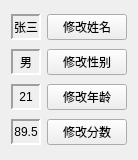
<?xml version="1.0" encoding="UTF-8"?>
<ui version="4.0">
 <class>inputDiglog</class>
 <widget class="QWidget" name="inputDiglog">
  <property name="geometry">
   <rect>
    <x>0</x>
    <y>0</y>
    <width>138</width>
    <height>160</height>
   </rect>
  </property>
  <property name="windowTitle">
   <string>Form</string>
  </property>
  <layout class="QGridLayout" name="gridLayout">
   <item row="0" column="0">
    <widget class="QLabel" name="labelName">
     <property name="frameShape">
      <enum>QFrame::Panel</enum>
     </property>
     <property name="frameShadow">
      <enum>QFrame::Sunken</enum>
     </property>
     <property name="lineWidth">
      <number>2</number>
     </property>
     <property name="text">
      <string>张三</string>
     </property>
     <property name="alignment">
      <set>Qt::AlignCenter</set>
     </property>
    </widget>
   </item>
   <item row="0" column="1">
    <widget class="QPushButton" name="pushButton_ChangeName">
     <property name="text">
      <string>修改姓名</string>
     </property>
    </widget>
   </item>
   <item row="1" column="0">
    <widget class="QLabel" name="labelSex">
     <property name="frameShape">
      <enum>QFrame::Panel</enum>
     </property>
     <property name="frameShadow">
      <enum>QFrame::Sunken</enum>
     </property>
     <property name="lineWidth">
      <number>2</number>
     </property>
     <property name="text">
      <string>男</string>
     </property>
     <property name="alignment">
      <set>Qt::AlignCenter</set>
     </property>
    </widget>
   </item>
   <item row="1" column="1">
    <widget class="QPushButton" name="pushButton_ChangeSex">
     <property name="text">
      <string>修改性别</string>
     </property>
    </widget>
   </item>
   <item row="2" column="0">
    <widget class="QLabel" name="labelAge">
     <property name="frameShape">
      <enum>QFrame::Panel</enum>
     </property>
     <property name="frameShadow">
      <enum>QFrame::Sunken</enum>
     </property>
     <property name="lineWidth">
      <number>2</number>
     </property>
     <property name="text">
      <string>21</string>
     </property>
     <property name="alignment">
      <set>Qt::AlignCenter</set>
     </property>
    </widget>
   </item>
   <item row="2" column="1">
    <widget class="QPushButton" name="pushButton_ChangeAge">
     <property name="text">
      <string>修改年龄</string>
     </property>
    </widget>
   </item>
   <item row="3" column="0">
    <widget class="QLabel" name="labelScore">
     <property name="frameShape">
      <enum>QFrame::Panel</enum>
     </property>
     <property name="frameShadow">
      <enum>QFrame::Sunken</enum>
     </property>
     <property name="lineWidth">
      <number>2</number>
     </property>
     <property name="text">
      <string>89.5</string>
     </property>
     <property name="alignment">
      <set>Qt::AlignCenter</set>
     </property>
    </widget>
   </item>
   <item row="3" column="1">
    <widget class="QPushButton" name="pushButton_ChangeScore">
     <property name="text">
      <string>修改分数</string>
     </property>
    </widget>
   </item>
  </layout>
 </widget>
 <resources/>
 <connections/>
</ui>
